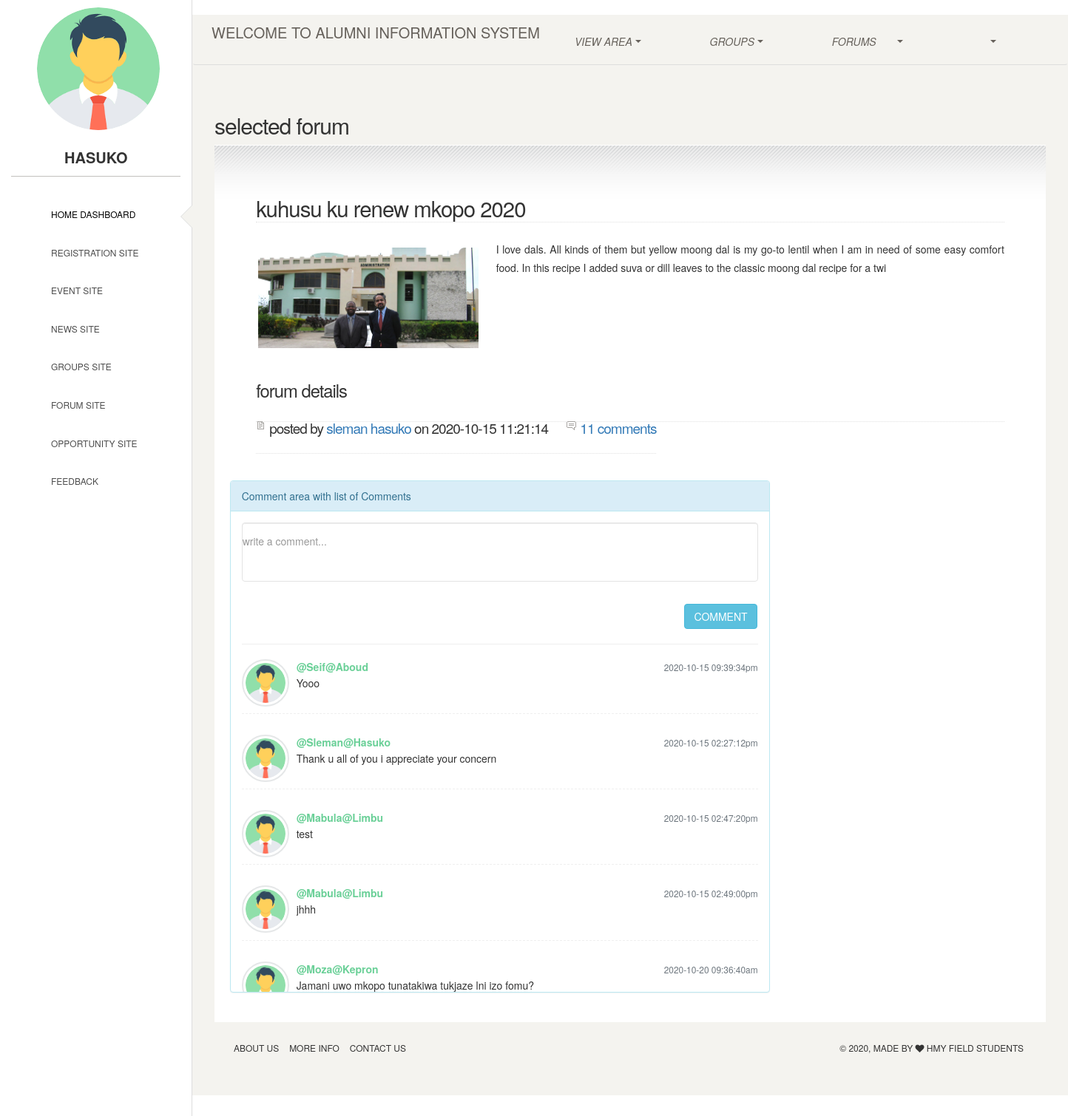
Page /HOME_PAGE/examples/all_forum_show_comment.php?id=4 (signed in) on the committed database.
### tables this page shows
CREATE TABLE `forum` (
  `forum_id` int(11) NOT NULL,
  `user_ID` int(11) NOT NULL,
  `forum_tittle` varchar(100) NOT NULL,
  `forum_description` varchar(200) NOT NULL,
  `forum_date` datetime NOT NULL,
  `forum_attachment` varchar(50) NOT NULL
);

CREATE TABLE `users` (
  `user_ID` int(11) NOT NULL,
  `f_name` varchar(50) NOT NULL,
  `l_name` varchar(50) NOT NULL,
  `address` varchar(50) NOT NULL,
  `gender` varchar(50) NOT NULL,
  `email` varchar(50) NOT NULL,
  `contact` varchar(50) NOT NULL,
  `user_bio` varchar(100) NOT NULL,
  `approval` varchar(50) NOT NULL DEFAULT 'not-approved'
);

CREATE TABLE `comment` (
  `comment_id` int(11) NOT NULL,
  `forum_id` int(11) NOT NULL,
  `user_ID` int(11) NOT NULL,
  `comment_description` varchar(200) NOT NULL,
  `comment_time` varchar(200) NOT NULL
);

### HOME_PAGE/examples/all_forum_show_comment.php (the view, shortened to what this page needs)
<!DOCTYPE html>
<html lang="en">
<head>
  <link href="https://maxcdn.bootstrapcdn.com/font-awesome/latest/css/font-awesome.min.css" rel="stylesheet">
  <link href="../assets/css/bootstrap.min.css" rel="stylesheet" />
  <link href="../assets/css/paper-dashboard.css?v=2.0.1" rel="stylesheet" />
  <link href="../assets/demo/demo.css" rel="stylesheet" />
<link rel="stylesheet" type="text/css" title="Red" href="forum/style_red.css" />
<link rel="alternate stylesheet" type="text/css" title="Blue" href="forum/style_blue.css" />
<link rel="alternate stylesheet" type="text/css" title="Green" href="forum/style_green.css" />
<link rel="alternate stylesheet" type="text/css" title="Brown" href="forum/style_brown.css" />
<link rel="alternate stylesheet" type="text/css" title="Magenta" href="forum/style_magenta.css" />
<link href="http://netdna.bootstrapcdn.com/bootstrap/3.3.4/css/bootstrap.min.css" rel="stylesheet">
</head>
<body class="">
  <div class="wrapper ">
    <div class="sidebar" data-color="white" data-active-color="danger">
      <div class="logo">
          <div class="logo-image-big">
             <?php
              include("../../profile.php");
            ?>
            <br>
            <label style="margin-left: 80px; font-size: 20px; margin-top: 20px;"><?php echo $_SESSION['username']; ?></label>
          </div>
      </div>
      <?php
      include("left_nav.php");
      ?>
    </div>
    <div class="main-panel">
      <?php
      include("up_bar.php");
      ?>
      <br><br>
   <?php
   if (isset($_GET["id"]))
   {
   $x= $_GET["id"];
   $query = "SELECT * FROM forum,users,login WHERE login.login_id = users.user_ID AND users.user_ID = forum.user_ID AND forum.forum_id = ?";
   $run = $conn->prepare($query);
   $hasuko = array($x);
   $execute = $run->execute($hasuko);
   $num = $run->rowCount();
   ?>
<div class="content">
  <h2>SELECTED FORUM </h2>
  <?php
    if ($num == 1)
    {
        $row = $run->fetch(PDO::FETCH_ASSOC);
            $comment = "SELECT COUNT(comment.forum_id) from comment where comment.forum_id = :a";
            $runcomment = $conn->prepare($comment);
            $runcomment->bindParam(":a",$parameter1);
            $runcomment->execute();
            $aa = $runcomment->fetch(PDO::FETCH_ASSOC);
            $path ="../../FORUM/".$row["forum_attachment"];
            ?>
<div id="main">
  <div id="main_inner" class="fluid">
    <div id="primaryContent_columnless">
      <div id="columnA_columnless">
        <h3><?php echo $row["forum_tittle"];?></h3>
        <img width="30%" src="<?php echo $path;?>" class="floatTL" alt="Something scenic" />
        <p><?php echo $row["forum_description"];?></p>
        <br class="clear" />
        <div class="post">
          <h3>Forum Details</h3>
          <ul class="post_info">
            <h3><li class="date">Posted by <a href="#"><?php echo $row["f_name"]." ".$row["l_name"]; ?></a> on <?php echo $row["forum_date"];?></li>
            <li class="comments"> <a href="#"><?php echo $aa['COUNT(comment.forum_id)'];?> comments</a></li></h3>
          </ul>
        </div>
  <?php
}
?>
        <br><br><br>
       <div style="">
<div style="margin-left: -5%;">
<div class="container">
<div class="row bootstrap snippets bootdeys">
    <div class="col-md-8 col-sm-12">
        <div class="comment-wrapper">
            <div class="panel panel-info">
                <div class="panel-heading" id="x">
                    Comment area with list of Comments
                </div>
                <div class="panel-body">
                    <form method="POST" action="comment_hand_all.php">
                    <textarea class="form-control" placeholder="write a comment..." rows="3" name="comment"></textarea>
                    <br>
                    <button class="btn btn-info pull-right">Comment</button>
                    </form>
                      <?php
                      $ff = $_SESSION['forum'];
                      $query5 = "SELECT a.comment_time, a.comment_description, b.*, c.profile from comment a, users b,  login c, forum d where c.login_id = b.user_ID && a.forum_id = $ff && a.forum_id = d.forum_id && b.user_ID = a.user_ID ORDER BY comment_description DESC";
                      $q5 = $conn->query($query5);
                      $idadi=$q5->rowCount();
                      ?>
                    <div class="clearfix"></div>
                    <hr>
                    <?php
                    if($idadi > 0)
                    {
                      while($get=$q5->fetch(PDO::FETCH_ASSOC))
                        {
                          $path3 = "../../PROFILE/".$get["profile"];
                         ?>
                    <ul class="media-list">
                        <li class="media">
                            <a href="#" class="pull-left">
                                <img src="<?php echo $path3;?>" alt="" class="img-circle">
                            </a>
                            <div class="media-body">
                                <span class="text-muted pull-right">
                                    <small class="text-muted"><?php echo $get["comment_time"];?></small>
                                </span>
                                <strong class="text-success">@<?php echo $get["f_name"]."@".$get["l_name"];?></strong>
                                <p>
                                    <?php echo $get["comment_description"];?>
                                </p>
                            </div>
                        </li>
                    </ul>
                    <?php
                    }
                  }
                  ?>
                </div>
            </div>
        </div>
    </div>
</div>
</div>
</div>
      </div>
    </div>
    <br class="clear" />
  </div>
</div>
    <?php
}
?>
      </div>
      <footer class="footer footer-black  footer-white ">
        <div class="container-fluid">
          <div class="row">
            <nav class="footer-nav">
              <ul>
                <li><a target="_blank">About Us</a></li>
                <li><a target="_blank">More Info</a></li>
                <li><a target="_blank">Contact Us</a></li>
              </ul>
            </nav>
            <div class="credits ml-auto">
              <span class="copyright">
                © , MADE BY  <i class="fa fa-heart heart"></i> HMY FIELD STUDENTS
              </span>
            </div>
          </div>
        </div>
      </footer>
    </div>
  </div>
</body>
</html>

### profile.php (shortened to what this page needs)
<?php
include("connection.php");
$query = "SELECT profile FROM login WHERE login.username = :pro";
$run = $conn->prepare($query);
$run->bindParam(":pro",$para);
$execute = $run->execute();
$fetch = $run->fetch(PDO::FETCH_ASSOC);
$path = "../../PROFILE/".$fetch["profile"];
?>
<img style="width: 70%; height: 20%; border-radius: 150px; margin-left: 40px;" src="<?php echo $path;?>">

### HOME_PAGE/examples/forum/style_red.css (style rules this page uses)
div.fluid { width: 90% !important; }
* { margin: 0em; padding: 0em; }
body { background-color: #fff; color: #585858; font-size: 9pt; font-family: "trebuchet ms", helvetica, sans-serif; }
h1,h2,h3,h4,h5,h6 { font-weight: normal; letter-spacing: -1px; text-transform: lowercase; }
h3,h4,h5,h6 { color: #66000F; }
img { padding: 3px; border: solid 1px #e1e1e1; }
img.floatTL { float: left; margin-right: 1.5em; margin-bottom: 1.5em; margin-top: 0.5em; }
a { text-decoration: underline; color: #D90000; }
p { line-height: 1.8em; }
#main { background: #fff url('images_red/n2.gif') 0px 1px repeat-x; }
#main_inner p { text-align: justify; margin-bottom: 2.0em; }
#main_inner ul { margin-bottom: 2.0em; }
#main_inner { position: relative; width: 950px; margin: 0 auto; padding-top: 3.5em; }
#main_inner h3,h4 { border-bottom: dotted 1px #E1E1E1; position: relative; }
#main_inner h3 { font-size: 2.1em; padding-bottom: 0.1em; margin-bottom: 0.8em; }
#main_inner .post { position: relative; }
#main_inner .post h3 { position: relative; font-size: 1.7em; padding-bottom: 1.2em; }
#main_inner .post ul.post_info { list-style: none; position: absolute; top: 3em; font-size: 0.8em; }
#main_inner .post ul.post_info li { background-position: 0em 0.2em; background-repeat: no-repeat; display: inline; padding-left: 18px; }
#main_inner .post ul.post_info li.date { background-image: url('images_red/n5.gif'); }
#main_inner .post ul.post_info li.comments { background-image: url('images_red/n6.gif'); margin-left: 1.1em; }
#primaryContent_columnless { position: relative; }
#columnA_columnless { position: relative; width: 100%; }

### HOME_PAGE/examples/forum/style_blue.css (style rules this page uses)
div.fluid { width: 90% !important; }
* { margin: 0em; padding: 0em; }
body { background-color: #fff; color: #585858; font-size: 9pt; font-family: "trebuchet ms", helvetica, sans-serif; }
h1,h2,h3,h4,h5,h6 { font-weight: normal; letter-spacing: -1px; text-transform: lowercase; }
h3,h4,h5,h6 { color: #184366; }
img { padding: 3px; border: solid 1px #e1e1e1; }
img.floatTL { float: left; margin-right: 1.5em; margin-bottom: 1.5em; margin-top: 0.5em; }
a { text-decoration: underline; color: #F16C00; }
p { line-height: 1.8em; }
#main { background: #fff url('images_blue/n2.gif') 0px 1px repeat-x; }
#main_inner p { text-align: justify; margin-bottom: 2.0em; }
#main_inner ul { margin-bottom: 2.0em; }
#main_inner { position: relative; width: 950px; margin: 0 auto; padding-top: 3.5em; }
#main_inner h3,h4 { border-bottom: dotted 1px #E1E1E1; position: relative; }
#main_inner h3 { font-size: 2.1em; padding-bottom: 0.1em; margin-bottom: 0.8em; }
#main_inner .post { position: relative; }
#main_inner .post h3 { position: relative; font-size: 1.7em; padding-bottom: 1.2em; }
#main_inner .post ul.post_info { list-style: none; position: absolute; top: 3em; font-size: 0.8em; }
#main_inner .post ul.post_info li { background-position: 0em 0.2em; background-repeat: no-repeat; display: inline; padding-left: 18px; }
#main_inner .post ul.post_info li.date { background-image: url('images_blue/n5.gif'); }
#main_inner .post ul.post_info li.comments { background-image: url('images_blue/n6.gif'); margin-left: 1.1em; }
#primaryContent_columnless { position: relative; }
#columnA_columnless { position: relative; width: 100%; }

### HOME_PAGE/examples/all_forum_show_comment.php (style rules this page uses)
body { margin-top:20px; }
.comment-wrapper .panel-body { max-height:650px; overflow:auto; }
.comment-wrapper .media-list .media img { width:64px; height:64px; border:2px solid #e5e7e8; }
.comment-wrapper .media-list .media { border-bottom:1px dashed #efefef; margin-bottom:25px; }

### rows in the picture
forum: forum_tittle "kuhusu ku renew mkopo 2020", forum_attachment (picture), forum_description "I love dals. All kinds of them but yellow moong dal is my go-to lentil when I am in need of some easy comfort food. In this recipe I added suva or dill leaves to the classic moong dal recipe for a twi", user_ID.f_name "sleman", user_ID.l_name "hasuko", forum_date "2020-10-15 11:21:14"
comment: login.profile (picture), comment_time "2020-10-15 09:39:34pm", user_ID.f_name "Seif", user_ID.l_name "Aboud", comment_description "Yooo"
comment: login.profile (picture), comment_time "2020-10-15 02:27:12pm", user_ID.f_name "Sleman", user_ID.l_name "Hasuko", comment_description "Thank u all of you i appreciate your concern"
comment: login.profile (picture), comment_time "2020-10-15 02:47:20pm", user_ID.f_name "Mabula", user_ID.l_name "Limbu", comment_description "test"
comment: login.profile (picture), comment_time "2020-10-15 02:49:00pm", user_ID.f_name "Mabula", user_ID.l_name "Limbu", comment_description "jhhh"
comment: login.profile (picture), comment_time "2020-10-20 09:36:40am", user_ID.f_name "Moza", user_ID.l_name "Kepron", comment_description "Jamani uwo mkopo tunatakiwa tukjaze lni izo fomu?"

### other values in the picture
$_SESSION['username'] "HASUKO"
$aa['COUNT(comment.forum_id)'] "11"
